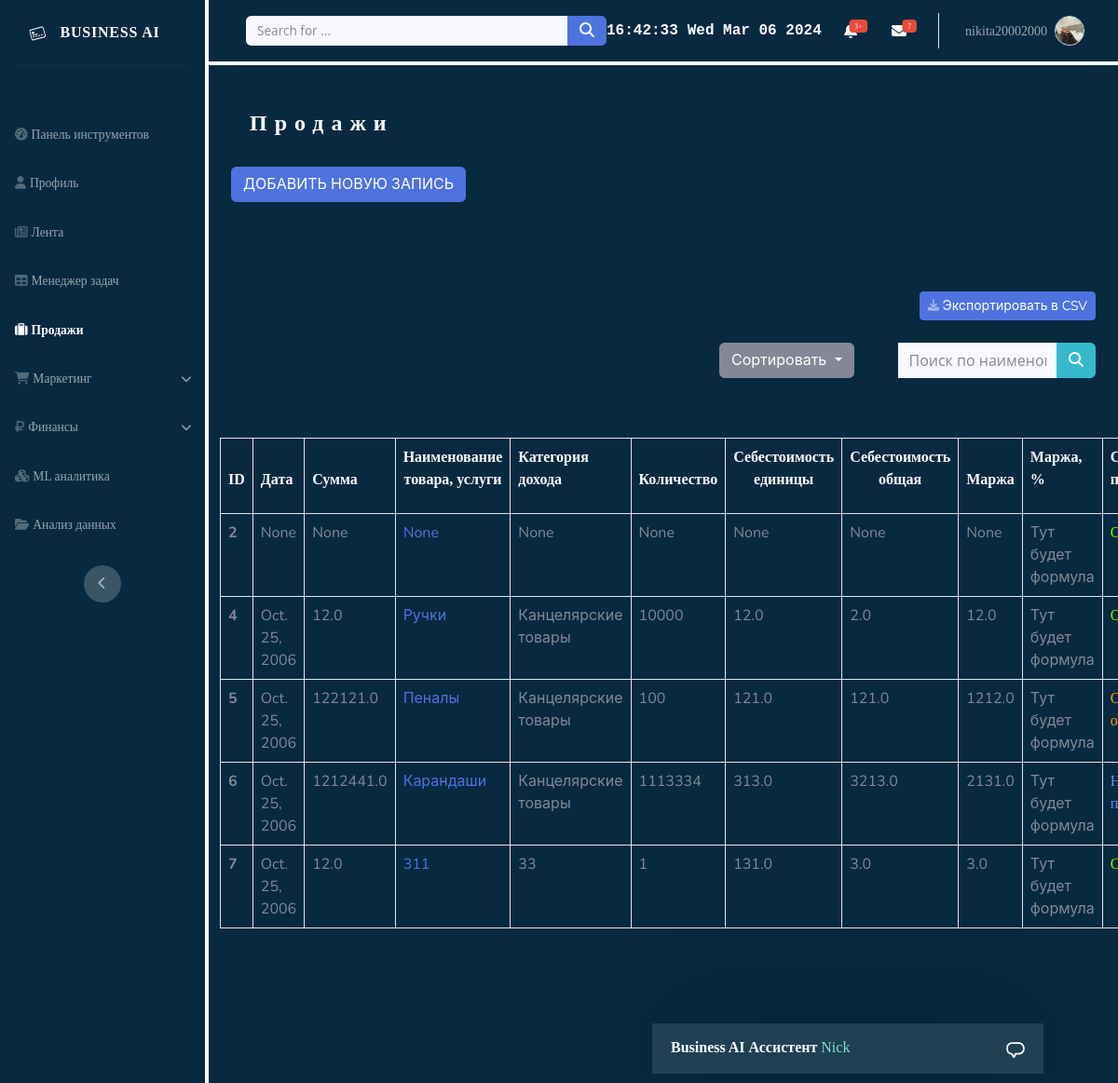
The app's page /sells/ (signed in) with its own data.
### main/models.py (models this page shows)
class Profile(models.Model):
    user = models.OneToOneField(User, on_delete=models.CASCADE)
    role = models.CharField(max_length=30, blank=True)
    address = models.TextField(max_length=100, blank=True)
    city = models.CharField(max_length=30, blank=True)
    country = models.CharField(max_length=30, blank=True)
    img = models.ImageField(upload_to='images')

### sells/models.py (models this page shows, shortened)
class Sell(models.Model):
    user = models.ForeignKey(User, on_delete=models.CASCADE, null=True, blank=True)
    date = models.DateField(null=True, blank=True)
    summ = models.FloatField(null=True, blank=True)
    name = models.CharField(max_length=200, null=True, blank=True)
    category = models.CharField(max_length=200, null=True, blank=True)
    amount = models.IntegerField(null=True, blank=True)
    price_for_one = models.FloatField(null=True, blank=True)
    full_price = models.FloatField(null=True, blank=True)
    margue = models.FloatField(null=True, blank=True)
    DONE = 'DONE'
    WAITING = 'WAITING'
    DELIVERY_PAY = "DELIVERY_PAY"
    NO_STATUS = 'NOSTATUS'
    STATUS_CHOICES = {
        DONE: 'Оплачено',
        WAITING: 'Ожидает оплаты',
        DELIVERY_PAY:  'Наложенный платеж',
        NO_STATUS: 'Информация отсутствует',
    }
    status = models.CharField(
        max_length=20,
        choices=STATUS_CHOICES,
        default=NO_STATUS,
    )

### sells/views.py (the view)
# urls.py: path('', SellsList.as_view(), name='sells-list'),
class SellsList(LoginRequiredMixin, ListView):
    model = Sell
    template_name = 'sells/sells_list.html'
    context_object_name = 'sells'
    def get_context_data(self, **kwargs):
        context = super().get_context_data(**kwargs)
        context['sells'] = context['sells'].filter(user=self.request.user)
        search_input = self.request.GET.get('search-area') or ''
        if search_input:
            context['sells'] = context['sells'].filter(
                name__icontains=search_input,)
        context['search-input'] = search_input
        return context

### sells/templates/sells/sells_list.html (shortened to what this page needs)
{% extends 'sells/template_sells.html' %}
{% block content %}
{% load static %}
<div class="d-sm-flex justify-content-between align-items-center mb-4">
    <h3 class="mb-2">Продажи</h3>
</div>
<a href="">
    <a href="{% url 'sells:sell-create' %}">
        <button class="btn btn-primary mb-5" type="button">ДОБАВИТЬ НОВУЮ ЗАПИСЬ</button>
    </a>
</a><br>
<br>
<div class="d-sm-flex justify-content-between align-items-center mb-4 mt-4">
    <h3 class="mb-2"></h3><a class="btn btn-primary btn-sm d-none d-sm-inline-block" role="button" href="#">&nbsp;Экспортировать в CSV</a>
</div>
<form method="GET">
    <div class="row justify-content-end">
        <div class="col-6 float-right">
            <div class="input-group mb-3 h-50">
                <div class="dropdown me-5 ms-5">
                      <a class="btn btn-secondary dropdown-toggle" href="#" role="button" id="dropdownMenuLink" data-bs-toggle="dropdown" aria-expanded="false">
                        Сортировать
                      </a>
                </div>
                <input class="bg-light form-control border-0 small" type="text" placeholder="Поиск по наименованию товара/услуги..." name="search-area" value="{{ search_input }}">
                <button class="btn btn-info py-0" type="submit" value="Search"><i class="fas fa-search"></i>
                </button>
            </div>
        </div>
    </div>
</form>
<div class="row mt-5">
    <table class="table table-hover table-bordered">
      <thead class="thead-dark">
        <tr>
            <th scope="col"><p>ID</p></th>
          <th scope="col"><p>Дата</p></th>
          <th scope="col"><p>Сумма</p></th>
          <th scope="col"><p class="text-center">Наименование товара, услуги</p></th>
          <th scope="col"><p>Категория дохода</p></th>
          <th scope="col"><p>Количество</p></th>
          <th scope="col"><p class="text-center">Себестоимость единицы</p></th>
          <th scope="col"><p class="text-center">Себестоимость общая</p></th>
          <th scope="col"><p>Маржа</p></th>
          <th scope="col"><p>Маржа, %</p></th>
          <th scope="col"><p>Статус платежа</p></th>
        </tr>
      </thead>
      <tbody>
      {% for sell in sells %}
            <tr>
                <th scope="row">{{sell.id}}</th>
                <td>{{sell.date}}</td>
                <td>{{sell.summ}}</td>
                <td>
                    <a href="{% url 'sells:sell-update' sell.id  %}">
                    {{sell.name}}
                    </a>
                </td>
                <td>{{sell.category}}</td>
                <td>{{sell.amount}}</td>
                <td>{{sell.price_for_one}}</td>
                <td>{{sell.full_price}}</td>
                <td>{{sell.margue}}</td>
                <td>Тут будет формула</td>
                {% if sell.status == "DONE" %}
                <td><span style="color: lawngreen">Оплачено</span></td>
                {% endif %}
                {% if sell.status == "WAITING" %}
                <td><span style="color: orange">Ожидает оплаты</span></td>
                {% endif %}
                {% if sell.status == "DELIVERY_PAY" %}
                <td><span style="color: cornflowerblue">Наложенный платеж</span></td>
                {% endif %}
            </tr>
      {% endfor %}
      </tbody>
    </table>
</div>
{% endblock content %}

### sells/templates/sells/template_sells.html (shortened to what this page needs)
<!doctype html>
{% load static %}
<html lang="ru">
<head>
    <link rel="stylesheet" href="{% static 'main/css/bootstrap.min.css' %}">
    <link rel="stylesheet" href="{% static 'main/css/index/main.css' %}">
    <link rel="stylesheet" href="{% static 'main/css/effects/loader.css' %}">
    <link rel="stylesheet" href="{% static 'to_do_list/css/to_do_list.css' %}">
    <link rel="stylesheet" href="{% static 'main/css/chat_bot/chat_bot.css' %}">
</head>
<body id="page-top">
    <div id="wrapper">
        <nav class="navbar-left align-items-start sidebar sidebar-dark accordion  p-0">
            <div class="container-fluid d-flex flex-column p-0">
                <a class="navbar-brand d-flex justify-content-center align-items-center sidebar-brand m-0" href="{% url 'main:home' %}">
                    <div class="sidebar-brand-icon rotate-n-15">
                    </div>
                    <div class="sidebar-brand-text mx-3">
                        <span>Business AI</span>
                    </div>
                </a>
                <hr class="sidebar-divider my-0">
                <ul class="navbar-nav menu-left-list text-light mt-5" id="accordionSidebar">
                    <li class="nav-item"><a class="nav-link " href="{% url 'main:home' %}"><i class="fas fa-tachometer-alt"></i><span>Панель инструментов</span></a></li>
                    <li class="nav-item"><a class="nav-link" href="{% url 'main:profile' %}"><i class="fas fa-user"></i><span>Профиль</span></a></li>
                    <li class="nav-item"><a class="nav-link" href="{% url 'news:news_list'%}"><i class="fa fa-newspaper-o"></i><span>Лента</span></a></li>
                    <li class="nav-item"><a class="nav-link" href="{% url 'to_do_list:task_list'%}"><i class="fas fa-table"></i><span>Менеджер задач</span></a></li>
                    <li class="nav-item"><a class="nav-link active" href="{% url 'sells:sells-list'%}"><i class="fa fa-suitcase"></i><span>Продажи</span></a></li>
                    <li class="nav-item">
                        <div class="accordion" id="accordionExample">
                            <div class="accordion-item">
                                <a class="nav-link accordion-but" type="button" data-bs-toggle="collapse" data-bs-target="#collapseOne" aria-expanded="true" aria-controls="collapseOne">
                                    <i class="fa fa-shopping-cart"></i><span>Маркетинг</span>
                                </a>
                            </div>
                        </div>
                    </li>
                    <li class="nav-item">
                        <div class="accordion">
                            <div class="accordion-item">
                                <a class="nav-link accordion-but" type="button" data-bs-toggle="collapse" data-bs-target="#collapseTwo" aria-expanded="true" aria-controls="collapseOne">
                                    <i class="fa fa-rub"></i><span>Финансы</span>
                                </a>
                            </div>
                        </div>
                    </li>
                    <li class="nav-item"><a class="nav-link" href="{% url 'to_do_list:task_list'%}"><i class="fa fa-cubes"></i><span>ML аналитика</span></a></li>
                    <li class="nav-item"><a class="nav-link" href="{% url 'to_do_list:task_list'%}"><i class="fa fa-folder-open"></i><span>Анализ данных</span></a></li>
                </ul>
                <div class="text-center d-none d-md-inline"><button class="btn rounded-circle border-0" id="sidebarToggle" type="button"></button></div>
            </div>
        </nav>
        <div class="d-flex flex-column" id="content-wrapper">
            <div id="content">
                <nav class="navbar header navbar-expand shadow mb-4 topbar static-top">
                    <div class="container-fluid"><button class="btn btn-link d-md-none rounded-circle me-3" id="sidebarToggleTop" type="button"></button>
                        <form class="d-none d-sm-inline-block me-auto ms-md-3 my-2 my-md-0 mw-100 navbar-search">
                            <div class="input-group"><input class="bg-light form-control border-0 small" type="text" placeholder="Search for ..."><button class="btn btn-primary py-0" type="button"><i class="fas fa-search"></i></button></div>
                        </form>
                        <div class="row">
                            <div class="col-4 time-node" id="time-node"></div>
                            <div class="col-8 date-node" id="date-node"></div>
                        </div>
                        <ul class="navbar-nav flex-nowrap ms-auto">
                            <li class="nav-item dropdown no-arrow mx-1">
                                <div class="nav-item dropdown no-arrow"><a class="dropdown-toggle nav-link" aria-expanded="false" data-bs-toggle="dropdown" href="#"><span class="badge bg-danger badge-counter">3+</span></a>
                                </div>
                            </li>
                            <li class="nav-item dropdown no-arrow mx-1">
                                <div class="nav-item dropdown no-arrow"><a class="dropdown-toggle nav-link" aria-expanded="false" data-bs-toggle="dropdown" href="#"><span class="badge bg-danger badge-counter">7</span><i class="fas fa-envelope fa-fw"></i></a>
                                </div>
                            </li>
                            <li class="nav-item dropdown no-arrow">
                                <div class="nav-item dropdown no-arrow">
                                    <a class="dropdown-toggle nav-link" aria-expanded="false" data-bs-toggle="dropdown" href="#"><span class="d-none d-lg-inline me-2 text-white-600 small">{{ user.username }}</span>
                                        {% if user.profile.img %}
                                        <img class="border rounded-circle img-profile" src="../media/{{user.profile.img}}">
                                        {% else %}
                                        <img class="border rounded-circle img-profile" src="../media/images/default_avatar.png">
                                        {% endif %}
                                    </a>
                                </div>
                            </li>
                        </ul>
                    </div>
                </nav>
                <div class="container-fluid main-page mt-5">
                        {% block content %}
                        {% endblock content %}
                </div>
                <div class="chatbot chatbot--closed">
                          <div class="chatbot__header">
                            <p><strong>Business AI Ассистент</strong> <span class="u-text-highlight">Nick</span></p>
                            <svg class="chatbot__close-button icon-speech" viewBox="0 0 32 32">
                              <use xlink:href="#icon-speech" />
                            </svg>
                          </div>
                        </div>
                </div>
            </div>
    </div>
</body>
</html>

### main/static/main/css/index/main.css (style rules this page uses)
body { background-color: #072A40; }
.navbar-left { background-color: #072A40; }
.header { background-color: #072A40; border-bottom: 4px solid #FFFFFF; }
#content { background-color: #072A40; }
h3 { margin-left: 20px; font-size: 2vw; color: #FFFFFF; font-family: "Proxima Nova"; letter-spacing: 8px; font-weight: bold; }
span, p, h6, h4 { font-family: "Proxima Nova"; color: #FFFFFF; }
.navbar-left span { font-family: "Proxima Nova"; color: #FFFFFF; }
.time-node, .date-node { font-weight: bold; font-family: monospace; font-size: 16px; color: #FFFFFF; }
.navbar-left { border-right: 4px solid #FFFFFF; }
.fas { color: #FFFFFF; }
.accordion-item { background-color: transparent; border: none; }
.accordion { background-color: transparent; color: transparent; }
.nav-link span { color: rgba(255, 255, 255, 0.58); }
.active span { color: #FFFFFF; }

### main/static/main/css/chat_bot/chat_bot.css (style rules this page uses)
.chatbot { position: fixed; top: 0; bottom: 10px; width: 100%; box-shadow: 0 -6px 99px -17px rgba(0, 0, 0, 0.68); }
@media screen and (min-width: 640px) { .chatbot { max-width: 420px; right: 80px; top: auto; } }
.chatbot.chatbot--closed { top: auto; width: 100%; }
.chatbot__header { color: #fff; display: flex; align-items: center; justify-content: space-between; background-color: rgba(39, 70, 89, 0.8); height: 54px; padding: 0 20px; width: 100%; cursor: pointer; transition: background-color 0.2s ease; }
.chatbot__header p { margin-right: 20px; margin-top: auto; }
.chatbot__close-button { fill: #fff; }
.chatbot__close-button.icon-speech { width: 20px; display: none; }
.chatbot--closed .chatbot__close-button.icon-speech { display: block; }
.u-text-highlight { color: #7ee0d2; }
* { box-sizing: border-box; }
input { font-family: 'Open Sans', sans-serif; }
strong { font-weight: 600; }

### sells/templates/sells/template_sells.html (style rules this page uses)
a { text-decoration: none; }

### records on screen
Sell: id "2", date "None", summ "None", name "None", category "None", amount "None", price_for_one "None", full_price "None", margue "None", status "Оплачено"
Sell: id "4", date "Oct. 25, 2006", summ "12.0", name "Ручки", category "Канцелярские товары", amount "10000", price_for_one "12.0", full_price "2.0", margue "12.0", status "Оплачено"
Sell: id "5", date "Oct. 25, 2006", summ "122121.0", name "Пеналы", category "Канцелярские товары", amount "100", price_for_one "121.0", full_price "121.0", margue "1212.0", status "Ожидает оплаты"
Sell: id "6", date "Oct. 25, 2006", summ "1212441.0", name "Карандаши", category "Канцелярские товары", amount "1113334", price_for_one "313.0", full_price "3213.0", margue "2131.0", status "Наложенный платеж"
Sell: id "7", date "Oct. 25, 2006", summ "12.0", name "311", category "33", amount "1", price_for_one "131.0", full_price "3.0", margue "3.0", status "Оплачено"

### other values on screen
{{ user.username }} "nikita20002000"
